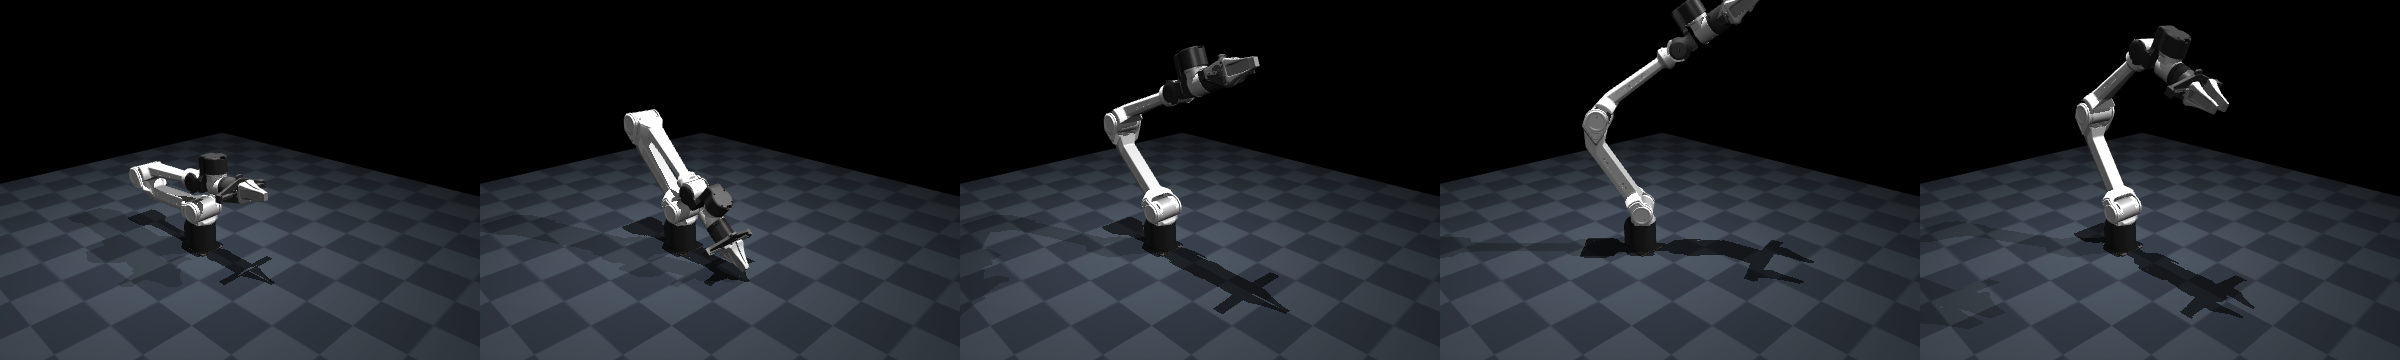

Python code for this plot:
"""Offscreen render of the PiPER X model at a few test poses (for checking joint directions)."""

import sys
from pathlib import Path

import mujoco
import numpy as np
from PIL import Image

HERE = Path(__file__).resolve().parent
model = mujoco.MjModel.from_xml_path(str(HERE / "piper_x_scene.xml"))
data = mujoco.MjData(model)
renderer = mujoco.Renderer(model, 360, 480)

cam = mujoco.MjvCamera()
cam.lookat[:] = [0.15, 0, 0.25]
cam.distance = 1.1
cam.azimuth = 135
cam.elevation = -20

POSES = {  # degrees: j1..j6, gripper opening (m)
    "zero": ([0, 0, 0, 0, 0, 0], 0.0),
    "j2_45": ([0, 45, 0, 0, 0, 0], 0.0),
    "j2_45_j3_-60": ([0, 45, -60, 0, 0, 0], 0.0),
    "j1_45_bent": ([45, 60, -90, 0, 30, 0], 0.07),
    "j4_60": ([0, 60, -90, 60, 0, 0], 0.03),
}
tiles = []
for name, (deg, grip) in POSES.items():
    data.qpos[:6] = np.radians(deg)
    data.qpos[6], data.qpos[7] = grip / 2, -grip / 2
    mujoco.mj_forward(model, data)
    renderer.update_scene(data, cam)
    img = renderer.render()
    tiles.append(img)
    tcp = data.body("gripper_base").xpos
    print(f"{name:14s} gripper_base xyz = {np.round(tcp, 3)}")

out = HERE / "render_check.png"
Image.fromarray(np.concatenate(tiles, axis=1)).save(out)
print("saved", out)
